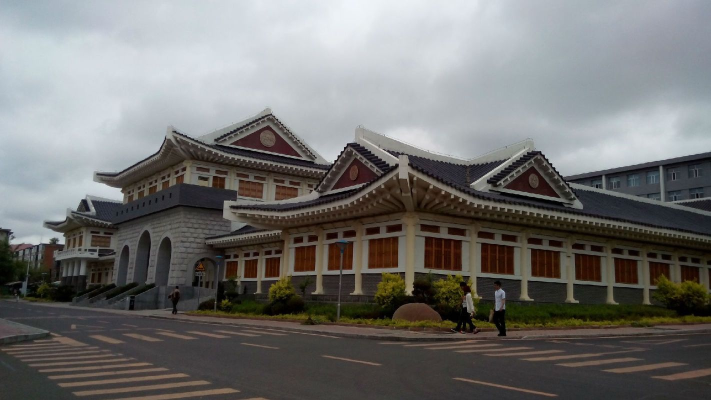
//> input picture opencv_test/fast.jpg, 1422 x 800 px (shown at 1/2 size)
$ ./mser   (built with g++ and OpenCV 4, older OpenCV classes emulated)
//> lines starting //> are read from the running program, lines starting //| are printed output that depends on the picture; after the words box and inside, x2 and y2 are one past the last pixel; in counts of white or black regions, pixels touching at a corner belong together
#include <opencv2/opencv.hpp>
#include <opencv2/features2d.hpp>

int main()
{
	cv::Mat srcColor = cv::imread("fast.jpg");
//> srcColor is the input picture: 800 rows x 1422 cols, CV_8UC3; mean B, G, R 111.7, 113.4, 113.9
	if(srcColor.empty()){
		std::cout<<"read image failed ..."<<std::endl;
		assert(false);
	}

	cv::MSER ms(4,60,1600,0.05f,0.4f);

	cv::Mat srcGray;
	cv::cvtColor(srcColor, srcGray, CV_BGR2GRAY);
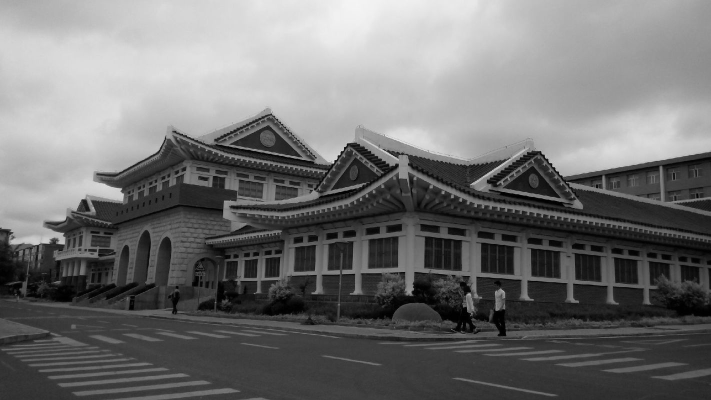
//> srcGray: 800 rows x 1422 cols, CV_8UC1 (shown at 1/2 size); min 0, max 254, mean 113.4

	std::vector<std::vector<cv::Point> > regions;
	ms(srcGray, regions, cv::Mat());
//> regions = 79 contours, 5 with area under 20; largest, box (x1, y1, x2, y2) and area: (549, 369, 606, 401) 2053, (549, 369, 605, 401) 1910, (731, 453, 760, 470) 1619, (731, 453, 760, 470) 1618, (520, 260, 551, 294) 1607

	for(int i=0;i<regions.size();i++)
	{
		cv::ellipse(srcColor, cv::fitEllipse(regions[i]), cv::Scalar(0,0,255), 1);
	}
//> this loop made 79 passes
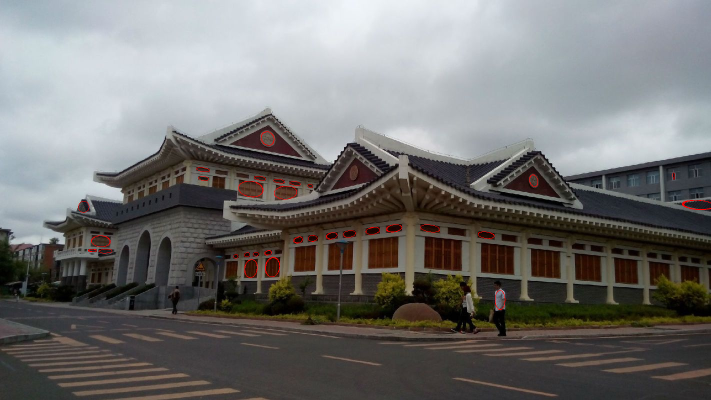
//> srcColor: 800 rows x 1422 cols, CV_8UC3 (shown at 1/2 size); 0.22% of pixels changed, all inside (x1, y1, x2, y2) = (156, 263, 1422, 620)
	cv::imshow("MSER",srcColor);
	cv::waitKey(0);
	return 0;
}

$ run again, with opencv_test/000016.jpg copied over opencv_test/fast.jpg
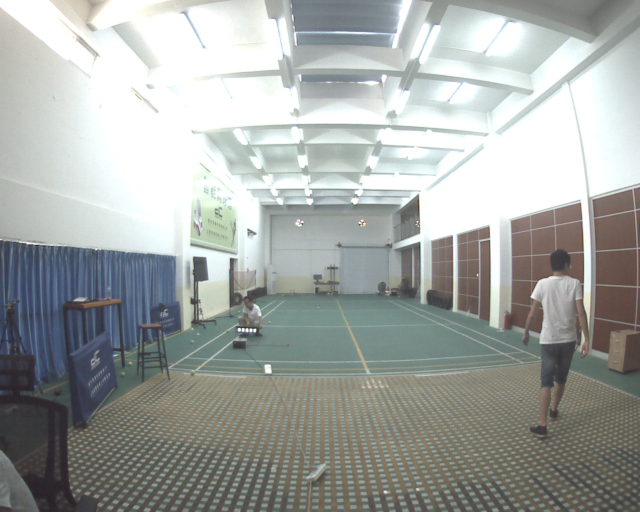
//> input picture opencv_test/000016.jpg, 1280 x 1024 px (shown at 1/2 size)
//> srcColor is the input picture: 1024 rows x 1280 cols, CV_8UC3; mean B, G, R 163.1, 166.1, 162.1
//> `cv::cvtColor(srcColor, srcGray, CV_BGR2GRAY);`:
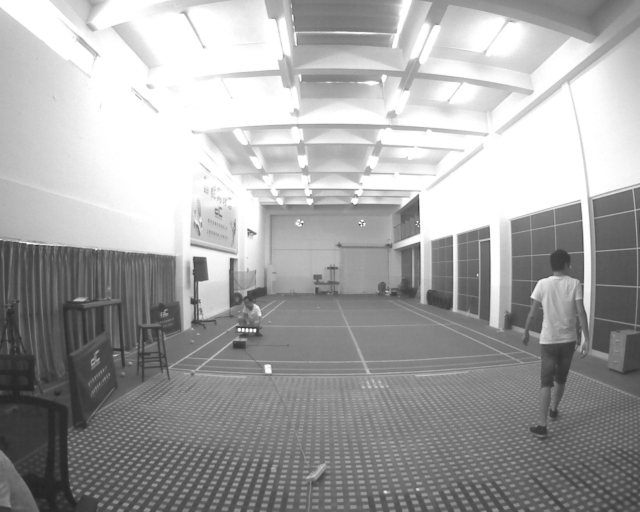
//> srcGray: 1024 rows x 1280 cols, CV_8UC1 (shown at 1/2 size); min 16, max 255, mean 164.5
//> regions = 48 contours, 7 with area under 20; largest, box (x1, y1, x2, y2) and area: (1062, 419, 1109, 458) 5603, (1062, 419, 1109, 458) 4048, (1022, 432, 1061, 466) 1022, (1023, 433, 1061, 466) 666, (595, 310, 616, 336) 646
//> the loop `for(int i=0;i<regions.size();i++)` made 48 passes
//> after the loop `for(int i=0;i<regions.size();i++)`:
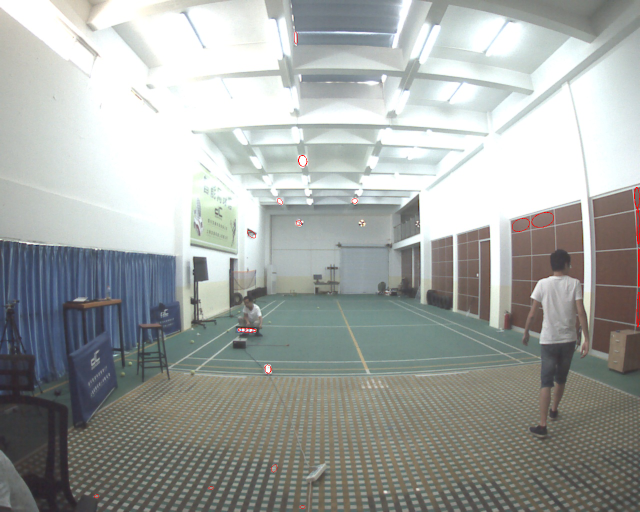
//> srcColor: 1024 rows x 1280 cols, CV_8UC3 (shown at 1/2 size); 0.12% of pixels changed, all inside (x1, y1, x2, y2) = (188, 63, 1280, 1017)
